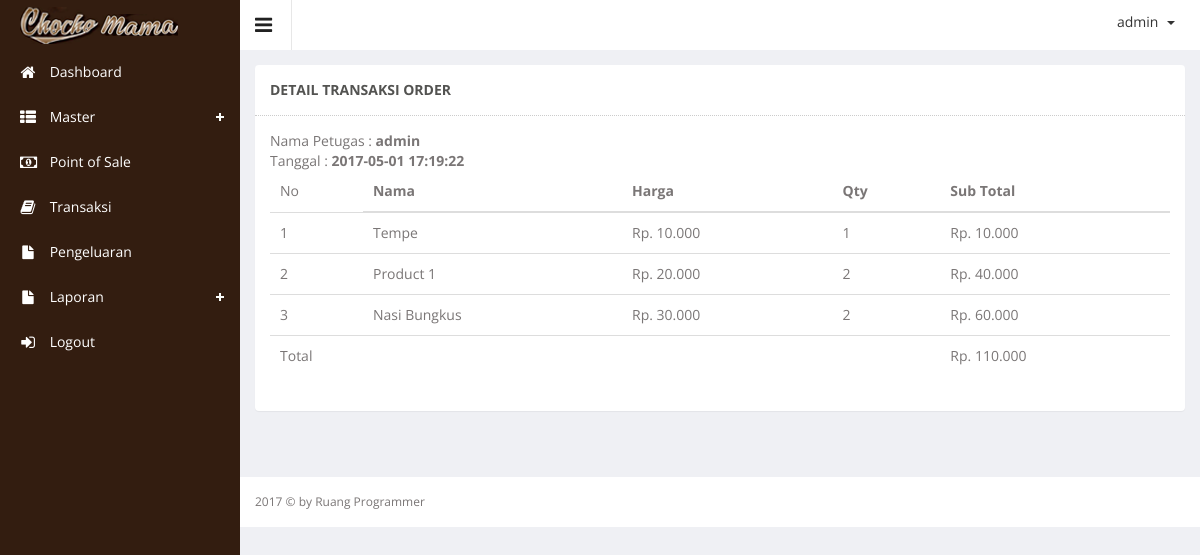
The app's page /index.php?hal=master/transaksi/detail&id=130 (signed in) with its own data.
### tables this page shows
CREATE TABLE IF NOT EXISTS `orders` (
`id_orders` int(5) NOT NULL,
  `nama_petugas` varchar(100) NOT NULL,
  `tgl_order` datetime NOT NULL,
  `jam_order` time NOT NULL
);

CREATE TABLE IF NOT EXISTS `orders_detail` (
  `id_orders` int(5) NOT NULL,
  `product_id` int(5) NOT NULL,
  `jumlah` int(5) NOT NULL
);

CREATE TABLE IF NOT EXISTS `product` (
`product_id` int(10) unsigned NOT NULL,
  `product_name` varchar(100) DEFAULT NULL,
  `product_price` int(11) DEFAULT NULL,
  `product_desc` text,
  `product_images` text,
  `product_stock` int(11) DEFAULT NULL,
  `product_date` datetime DEFAULT NULL,
  `category_id` int(11) DEFAULT NULL
);

### master/transaksi/detail.php (the view, shortened to what this page needs)
<?php
$id=$_GET['id'];
$queryRowOrder = mysql_query("SELECT *
FROM
    `product`
    INNER JOIN `orders_detail`
        ON (`product`.`product_id` = `orders_detail`.`product_id`)
    INNER JOIN `orders`
        ON (`orders`.`id_orders` = `orders_detail`.`id_orders`) WHERE orders.id_orders= '".$id."'");
 ?>
        <div class="wrapper">
            <div class="row">
                <div class="col-lg-12 text-left">
                    <section class="panel">
                        <header class="panel-heading">
                           Detail Transaksi Order
                        </header>
                    <div class="panel-body">
                        <?php
                             $qOrder=mysql_query("SELECT * FROM orders WHERE id_orders ='".$id."'");
                             $dataOrder=mysql_fetch_array($qOrder);
                        ?>
                        Nama Petugas : <b><?php echo $dataOrder['nama_petugas']; ?></b><br>
                        Tanggal :
                        <b>
                        <?php
                                echo $dataOrder['tgl_order']."";
                        ?>
                        </b>
                        <table class="table">
                            <thead>
                            <tr><td>No</td>
                                <th>Nama</th>
                                <th>Harga</th>
                                <th>Qty</th>
                                <th>Sub Total</th>
                            </tr>
                            </thead>
                            <tbody>
                            <?php
                            $no=1;
                            $total=0;
                            while($data=mysql_fetch_array($queryRowOrder)){
                                $sub_total=+$data['product_price'] * $data['jumlah'];
                                $total+=$sub_total;
                             ?>
                            <tr>
                                <td>
                                <?php echo $no++; ?>
                                </td>
                                <td>
                                 <?php echo $data['product_name'] ?></td>
                                <td>Rp. <?php echo number_format($data['product_price'],0,',','.'); ?></td>
                                <td><?php echo $data['jumlah'];  ?></td>
                                <td>Rp. <?php echo number_format($sub_total,0,',','.'); ?></td>
                            </tr>
                            <?php } ?>
                            <tr>
                                <td colspan="4">
                                Total
                                </td>
                                <td>Rp.
                                <?php echo number_format($total,0,',','.'); ?>
                                </td>
                            </tr>
                            </tbody>
                        </table>
                    </div>
                    </section>
                </div>
            </div>
        </div>

### records on screen
orders: nama_petugas "admin", tgl_order "2017-05-01 17:19:22"
orders_detail: product.product_name "Tempe", product.product_price "10.000", jumlah "1", sub_total "10.000"
orders_detail: product.product_name "Product 1", product.product_price "20.000", jumlah "2", sub_total "40.000"
orders_detail: product.product_name "Nasi Bungkus", product.product_price "30.000", jumlah "2", sub_total "60.000"

### other values on screen
$_SESSION['username'] "admin"
$total "110.000"
